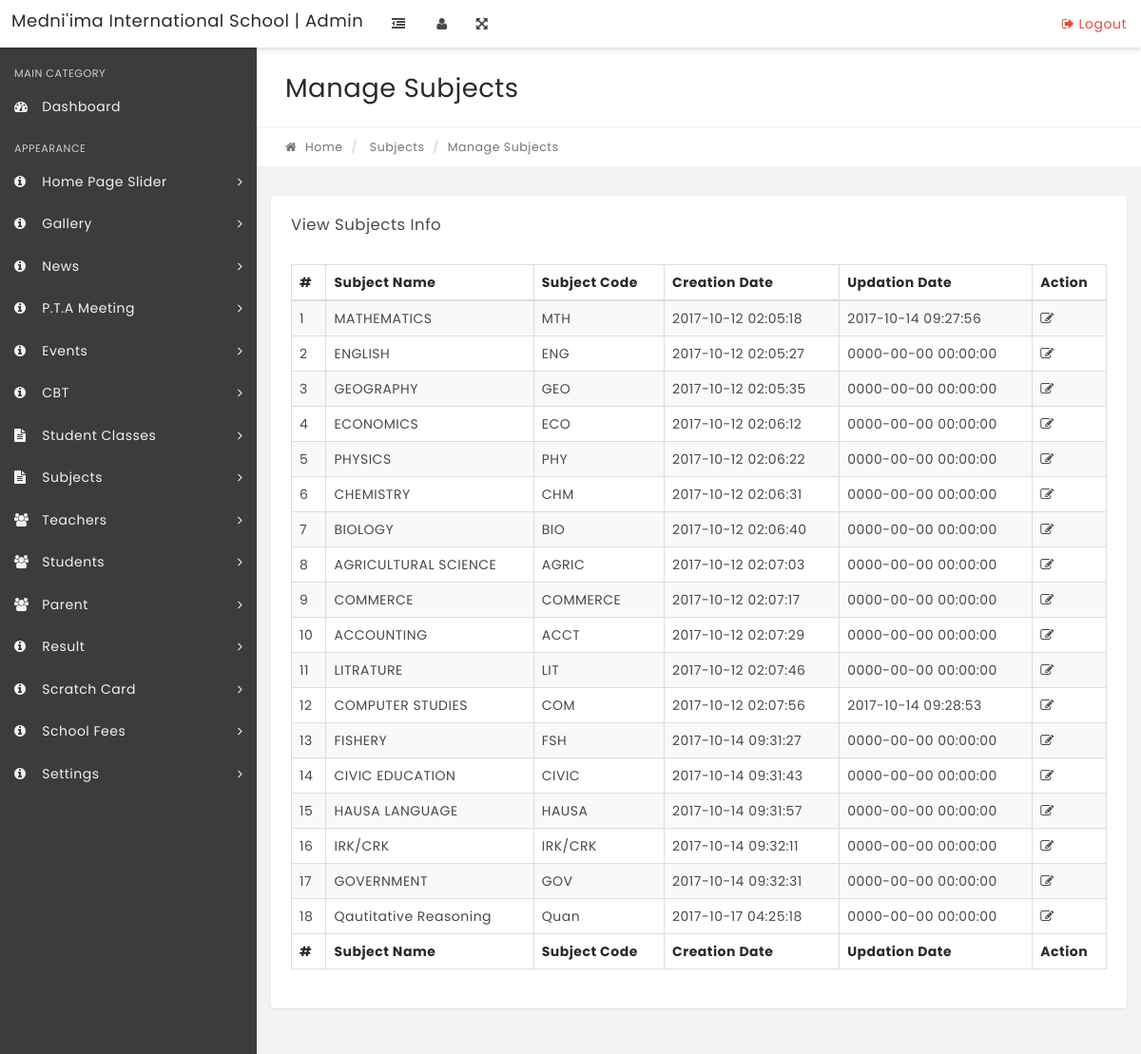
Screenshot of /admin/manage-subjects.php with the database file from the repository.
### tables this page shows
CREATE TABLE IF NOT EXISTS `tblsubjects` (
  `id` int(11) NOT NULL,
  `SubjectName` varchar(100) NOT NULL,
  `SubjectCode` varchar(100) NOT NULL,
  `Creationdate` timestamp NOT NULL DEFAULT CURRENT_TIMESTAMP,
  `UpdationDate` timestamp NOT NULL DEFAULT '0000-00-00 00:00:00' ON UPDATE CURRENT_TIMESTAMP
);

### controller/header.php (called while the page is built, shortened)
<?php
require_once __DIR__ . '/config.php';
if(($db=="" || $db->connect_error))
{
    header("Location: /installation/");
}
else{
include __DIR__ . '/func.php';
$iSMartFUN = new Ismart_Controller($db);
}
?>

### controller/func.php (called while the page is built, shortened)
<?php
class Ismart_Controller {
	var $db;
	function __construct($db){
		$this->db = $db;
            	}
public function getTRows($table,$conditions = array()){
		$sql = 'SELECT ';
		$sql .= array_key_exists("select",$conditions)?$conditions['select']:'*';
		$sql .= ' FROM '.$table;
		$result = $this->db->query($sql);
		if(array_key_exists("return_type",$conditions) && $conditions['return_type'] != 'all'){
			switch($conditions['return_type']){
				case 'count':
					$data = $result->num_rows;
					break;
				case 'single':
					$data = $result->fetch_object();
					break;
				default:
					$data = '';
			}
		}else{
			if($result->num_rows > 0){
				while($row = $result->fetch_object()){
					$data[] = $row;
				}
			}
		}
		return !empty($data)?$data:false;
	}
}
?>

### admin/manage-subjects.php (the view, shortened to what this page needs)
<?php
include('../controller/header.php');
if(strlen($_SESSION['alogin'])=="")
    {
     $login_url=''.SITE_URL.'login';
    header("Location: $login_url");
    }
    else{
?>
<!DOCTYPE html>
<html lang="en">
    <head>
    </head>
    <body class="top-navbar-fixed">
        <div class="main-wrapper">
   <?php include('includes/topbar.php');?>
            <div class="content-wrapper">
                <div class="content-container">
<?php include('includes/leftbar.php');?>
                    <div class="main-page">
                        <div class="container-fluid">
                            <div class="row page-title-div">
                                <div class="col-md-6">
                                    <h2 class="title">Manage Subjects</h2>
                                </div>
                            </div>
                            <div class="row breadcrumb-div">
                                <div class="col-md-6">
                                    <ul class="breadcrumb">
            							<li><a href="index.php"><i class="fa fa-home"></i> Home</a></li>
                                        <li> Subjects</li>
            							<li class="active">Manage Subjects</li>
            						</ul>
                                </div>
                            </div>
                        </div>
                        <section class="section">
                            <div class="container-fluid">
                                <div class="row">
                                    <div class="col-md-12">
                                        <div class="panel">
                                            <div class="panel-heading">
                                                <div class="panel-title">
                                                    <h5>View Subjects Info</h5>
                                                </div>
                                            </div>
                                            <div class="panel-body p-20">
                                                <table id="example" class="display table table-striped table-bordered" cellspacing="0" width="100%">
                                                    <thead>
                                                        <tr>
                                                            <th>#</th>
                                                            <th>Subject Name</th>
                                                            <th>Subject Code</th>
                                                            <th>Creation Date</th>
                                                            <th>Updation Date</th>
                                                            <th>Action</th>
                                                        </tr>
                                                    </thead>
                                                    <tfoot>
                                                        <tr>
                                                          <th>#</th>
                                                             <th>Subject Name</th>
                                                            <th>Subject Code</th>
                                                            <th>Creation Date</th>
                                                            <th>Updation Date</th>
                                                            <th>Action</th>
                                                        </tr>
                                                    </tfoot>
                                                    <tbody>
<?php
$subject_list = $iSMartFUN->getTRows("tblsubjects");
$cnt=1;
if($subject_list)
{
foreach($subject_list as $result)
{   ?>
<tr>
 <td><?php echo htmlentities($cnt);?></td>
                                                            <td><?php echo htmlentities($result->SubjectName);?></td>
                                                            <td><?php echo htmlentities($result->SubjectCode);?></td>
                                                            <td><?php echo htmlentities($result->Creationdate);?></td>
                                                            <td><?php echo htmlentities($result->UpdationDate);?></td>
<td>
<a href="edit-subject.php?subjectid=<?php echo htmlentities($result->id);?>"><i class="fa fa-edit" title="Edit Record"></i> </a>
</td>
</tr>
<?php $cnt=$cnt+1;}} ?>
                                                    </tbody>
                                                </table>
                                            </div>
                                        </div>
                                    </div>
                                                </div>
                                            </div>
                                        </div>
                                    </div>
                                </div>
                            </div>
    </body>
</html>
<?php } ?>

### rows the page displays
tblsubjects: SubjectName "MATHEMATICS", SubjectCode "MTH", Creationdate "2017-10-12 02:05:18", UpdationDate "2017-10-14 09:27:56"
tblsubjects: SubjectName "ENGLISH", SubjectCode "ENG", Creationdate "2017-10-12 02:05:27", UpdationDate "0000-00-00 00:00:00"
tblsubjects: SubjectName "GEOGRAPHY", SubjectCode "GEO", Creationdate "2017-10-12 02:05:35", UpdationDate "0000-00-00 00:00:00"
tblsubjects: SubjectName "ECONOMICS", SubjectCode "ECO", Creationdate "2017-10-12 02:06:12", UpdationDate "0000-00-00 00:00:00"
tblsubjects: SubjectName "PHYSICS", SubjectCode "PHY", Creationdate "2017-10-12 02:06:22", UpdationDate "0000-00-00 00:00:00"
tblsubjects: SubjectName "CHEMISTRY", SubjectCode "CHM", Creationdate "2017-10-12 02:06:31", UpdationDate "0000-00-00 00:00:00"
tblsubjects: SubjectName "BIOLOGY", SubjectCode "BIO", Creationdate "2017-10-12 02:06:40", UpdationDate "0000-00-00 00:00:00"
tblsubjects: SubjectName "AGRICULTURAL SCIENCE", SubjectCode "AGRIC", Creationdate "2017-10-12 02:07:03", UpdationDate "0000-00-00 00:00:00"
tblsubjects: SubjectName "COMMERCE", SubjectCode "COMMERCE", Creationdate "2017-10-12 02:07:17", UpdationDate "0000-00-00 00:00:00"
tblsubjects: SubjectName "ACCOUNTING", SubjectCode "ACCT", Creationdate "2017-10-12 02:07:29", UpdationDate "0000-00-00 00:00:00"
tblsubjects: SubjectName "LITRATURE", SubjectCode "LIT", Creationdate "2017-10-12 02:07:46", UpdationDate "0000-00-00 00:00:00"
tblsubjects: SubjectName "COMPUTER STUDIES", SubjectCode "COM", Creationdate "2017-10-12 02:07:56", UpdationDate "2017-10-14 09:28:53"
tblsubjects: SubjectName "FISHERY", SubjectCode "FSH", Creationdate "2017-10-14 09:31:27", UpdationDate "0000-00-00 00:00:00"
tblsubjects: SubjectName "CIVIC EDUCATION", SubjectCode "CIVIC", Creationdate "2017-10-14 09:31:43", UpdationDate "0000-00-00 00:00:00"
tblsubjects: SubjectName "HAUSA LANGUAGE", SubjectCode "HAUSA", Creationdate "2017-10-14 09:31:57", UpdationDate "0000-00-00 00:00:00"
tblsubjects: SubjectName "IRK/CRK", SubjectCode "IRK/CRK", Creationdate "2017-10-14 09:32:11", UpdationDate "0000-00-00 00:00:00"
tblsubjects: SubjectName "GOVERNMENT", SubjectCode "GOV", Creationdate "2017-10-14 09:32:31", UpdationDate "0000-00-00 00:00:00"
tblsubjects: SubjectName "Qautitative Reasoning", SubjectCode "Quan", Creationdate "2017-10-17 04:25:18", UpdationDate "0000-00-00 00:00:00"

### other values shown
SCHOOL_NAME "Medni'ima International School"
